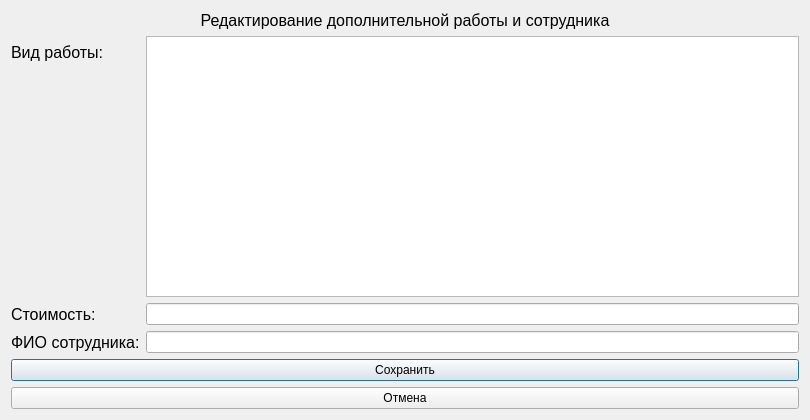
<?xml version="1.0" encoding="UTF-8"?>
<ui version="4.0">
 <class>redact_work</class>
 <widget class="QDialog" name="redact_work">
  <property name="geometry">
   <rect>
    <x>0</x>
    <y>0</y>
    <width>810</width>
    <height>420</height>
   </rect>
  </property>
  <property name="windowTitle">
   <string>Dialog</string>
  </property>
  <layout class="QVBoxLayout" name="verticalLayout">
   <item>
    <widget class="QLabel" name="label_3">
     <property name="font">
      <font>
       <pointsize>12</pointsize>
      </font>
     </property>
     <property name="text">
      <string>Редактирование дополнительной работы и сотрудника</string>
     </property>
     <property name="alignment">
      <set>Qt::AlignCenter</set>
     </property>
    </widget>
   </item>
   <item>
    <layout class="QFormLayout" name="formLayout_2">
     <item row="0" column="0">
      <widget class="QLabel" name="label_5">
       <property name="font">
        <font>
         <pointsize>12</pointsize>
        </font>
       </property>
       <property name="text">
        <string>Вид работы:</string>
       </property>
      </widget>
     </item>
     <item row="0" column="1">
      <widget class="QTextEdit" name="textEdit_2"/>
     </item>
     <item row="1" column="0">
      <widget class="QLabel" name="label_6">
       <property name="font">
        <font>
         <pointsize>12</pointsize>
        </font>
       </property>
       <property name="text">
        <string>Стоимость:</string>
       </property>
      </widget>
     </item>
     <item row="1" column="1">
      <widget class="QLineEdit" name="lineEdit_3"/>
     </item>
     <item row="2" column="0">
      <widget class="QLabel" name="label_7">
       <property name="font">
        <font>
         <pointsize>12</pointsize>
        </font>
       </property>
       <property name="text">
        <string>ФИО сотрудника:</string>
       </property>
      </widget>
     </item>
     <item row="2" column="1">
      <widget class="QLineEdit" name="lineEdit_4"/>
     </item>
    </layout>
   </item>
   <item>
    <widget class="QPushButton" name="pushButton">
     <property name="text">
      <string>Сохранить</string>
     </property>
    </widget>
   </item>
   <item>
    <widget class="QPushButton" name="pushButton_2">
     <property name="text">
      <string>Отмена</string>
     </property>
    </widget>
   </item>
  </layout>
 </widget>
 <resources/>
 <connections/>
</ui>
